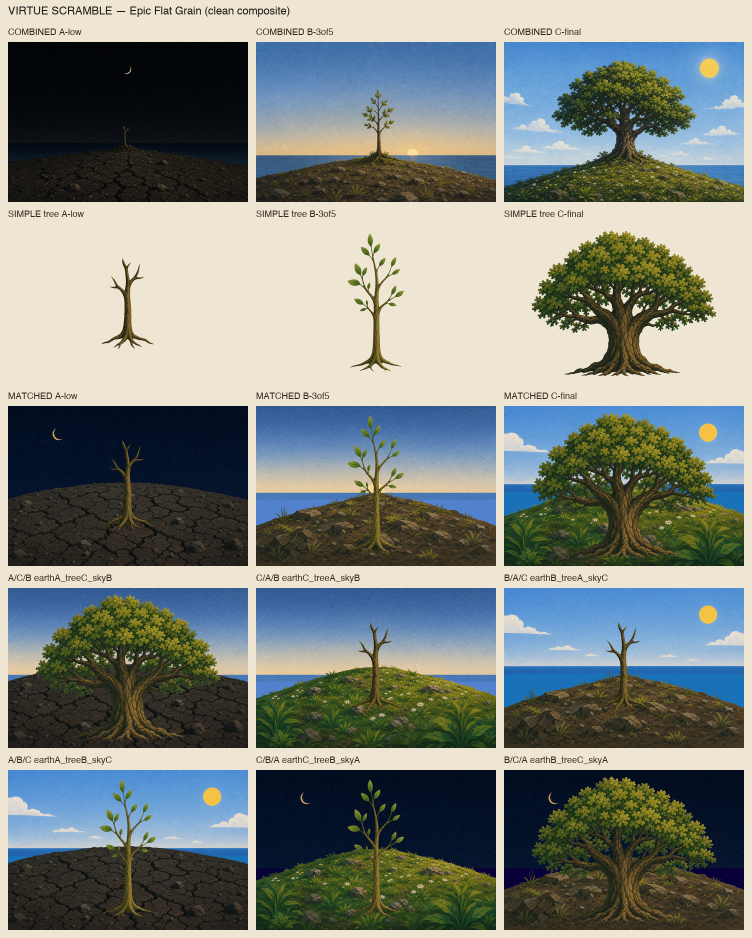
#> input picture api/resources/illustrations/_experiments/scramble/boards/BOARD-scramble-overview.png, 1504 x 1876 px (shown at 1/2 size)
$ python -i normalize-virtue-landscape.py   (imports and definitions only)
#> lines starting #> are read from the running program, lines starting #| are printed output that depends on the picture
#!/usr/bin/env python3
"""Normalize virtue journey layers onto shared world anchors.

Each layer is generated in isolation over magenta; this script chroma-keys it
and re-places the content on a fixed canvas so that any stage combination
stacks into one believable landscape:

  sky   — opaque full-bleed (horizon color extended downward)
  earth — mound summit pinned to CREST_Y, bled past both sides and down to the
          bottom edge, so the ground never reads as a floating slab
  tree  — scaled along the growth curve and planted a little under CREST_Y

A tight-cropped `arbol-icon` set comes out of the same tree art for compact UI.

Raw files: earth-NN.png, sky-NN.png, tree-NN.png under --src.
Outputs:   tierra/, cielo/, arbol/, arbol-icon/ under --out.

Usage:
  python3 api/scripts/normalize-virtue-landscape.py \\
    --src api/resources/illustrations/_series/raw \\
    --out api/resources/illustrations \\
    --stages 30
"""

from __future__ import annotations

import argparse
import colorsys
import shutil
import subprocess
from pathlib import Path

from PIL import Image

W, H = 1536, 1024
STAGE_COUNT = 30

CREST_Y = int(H * 0.62)
EARTH_WIDTH_FRAC = 1.14
CREST_BAND_FRAC = 0.14

TREE_MIN_FRAC = 0.13
TREE_MAX_FRAC = 0.56
TREE_SINK = int(H * 0.022)

ICON_SIZE = 512
ICON_PADDING = 0.06


def is_chroma(r: int, g: int, b: int) -> bool:
    if r >= 140 and b >= 140 and g <= 160 and abs(r - b) <= 130 and g < min(r, b) + 15:
        return True
    if r >= 180 and b >= 100 and g <= 120 and r > g + 50:
        return True
    h, s, v = colorsys.rgb_to_hsv(r / 255, g / 255, b / 255)
    if s > 0.35 and v > 0.25 and (0.72 <= h <= 0.98 or h <= 0.04):
        return True
    if s > 0.45 and v > 0.4 and 0.62 <= h <= 0.78 and g < 100 and b > 140:
        return True
    return False


def load_cut(path: Path) -> Image.Image:
    im = Image.open(path).convert("RGBA")
    if im.size != (W, H):
        im = im.resize((W, H), Image.Resampling.LANCZOS)
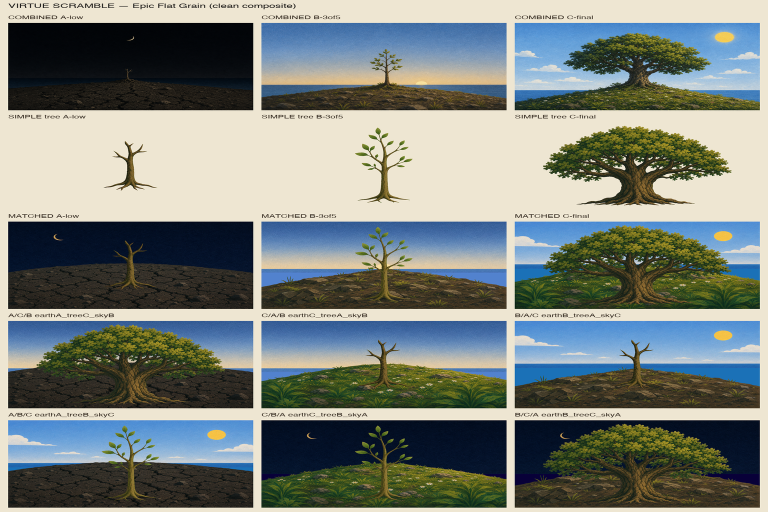
#> im: PIL image 1536x1024 RGBA (shown at 1/2 size); mean R, G, B, A 123.4, 130.6, 124.9, 255
    px = im.load()
    for y in range(im.height):
        for x in range(im.width):
            r, g, b, _a = px[x, y]
            if is_chroma(r, g, b):
                px[x, y] = (0, 0, 0, 0)
    return im


def cut_subject(path: Path) -> Image.Image:
    im = load_cut(path)
    box = im.split()[-1].getbbox()
    if box is None:
        raise SystemExit(f"empty layer after chroma key: {path}")
    return im.crop(box)


def tree_height(stage: int) -> int:
    t = (stage - 1) / (STAGE_COUNT - 1)
    return max(1, int(H * (TREE_MIN_FRAC + (TREE_MAX_FRAC - TREE_MIN_FRAC) * t)))


# [146 lines left out: functions crest_row, extend_to_bottom, place_earth, place_tree, icon, place_sky and 3 more, not called in this run]


# [2 lines not run here, left out]

#> (the run stopped early here; a loop or call above may not have finished)
